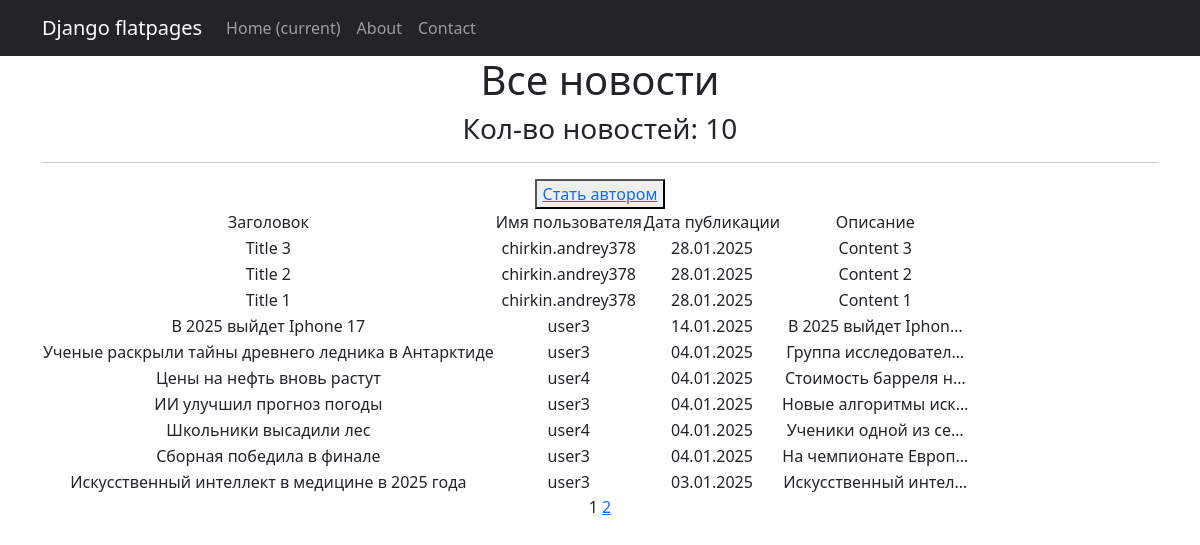
Before: /news/ with the older database file.
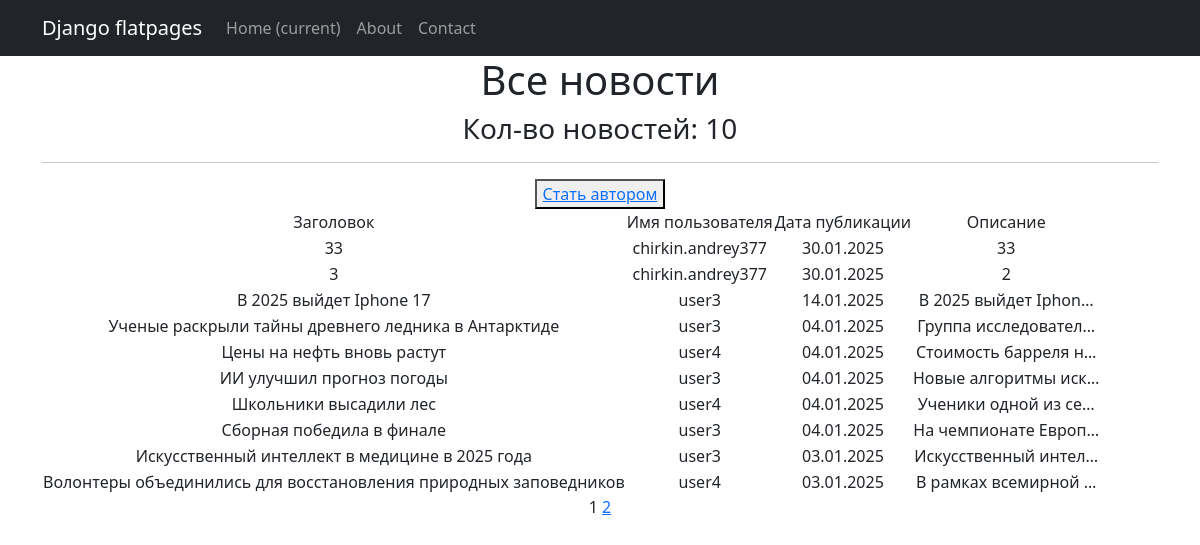
After: the same page with the newer database file.
### models_app/models.py (models this page shows, shortened)
class Post(models.Model):
    ARTICLE = 'AR'
    NEWS = 'NW'
    POST_TYPE_CHOICES = [
        (ARTICLE, 'Article'),
        (NEWS, 'News'),
    ]
    author = models.ForeignKey(Author, on_delete=models.CASCADE, related_name='posts')
    post_type = models.CharField(max_length=2, choices=POST_TYPE_CHOICES, default=ARTICLE)
    created_at = models.DateTimeField(auto_now_add=True)
    categories = models.ManyToManyField(Category, related_name='posts')
    title = models.CharField(max_length=255)
    content = models.TextField()
    rating = models.IntegerField(default=0)

class Author(models.Model):
    user = models.OneToOneField(User, on_delete=models.CASCADE, related_name='author')
    rating = models.IntegerField(default=0)

### models_app/views.py (the view)
# urls.py: path('news/', cache_page(60)(NewsList.as_view()), name='news_list'),
class NewsList(ListView):
    model = Post
    queryset = Post.objects.filter(post_type='NW').order_by('-created_at')
    template_name = 'news_list.html'
    context_object_name = 'news_list'
    paginate_by = 10
    def get_context_data(self, **kwargs):
        context = super().get_context_data(**kwargs)
        context['is_not_premium'] = not self.request.user.groups.filter(name='authors').exists()
        return context

### models_app/templatetags/custom_filters.py (called while the page is built)
@register.filter()
def censor(string):
    bad_words = ["убийство", "фальсификация", "хакеры"]
    if not isinstance(string, str):
        raise ValueError("Фильтр 'censor' можно применять только к строкам.")
    cleaned_string = ''.join(char for char in string if char.isalnum() or char.isspace()) #очистка строки от спец символов (!,$, и т.д.)
    words = cleaned_string.split()
    for word in words:
        if word.lower() in bad_words:
            censored_word = word[0] + "*" * (len(word) - 1)
            string = string.replace(word, censored_word)
    return string

@register.simple_tag(takes_context=True)
def url_replace(context, **kwargs):
   d = context['request'].GET.copy()
   for k, v in kwargs.items():
       d[k] = v
   return d.urlencode()

### templates/news_list.html (shortened to what this page needs)
{% extends 'flatpages/default.html' %}
{% load custom_filters %}
{% block content %}
<h1> Все новости </h1>
<h3> Кол-во новостей: {{ news_list|length }} </h3>
<hr>
{% if is_not_premium %}
<button> <a href="/sign/upgrade/"> Стать автором</a> </button>
{% endif %}
{% if news_list %}
    <table>
           <tr>
               <td>Заголовок</td>
               <td>Имя пользователя</td>
               <td>Дата публикации</td>
               <td>Описание</td>
           </tr>
           {% for news in news_list %}
           <tr>
               <td>{{ news.title|censor }}</td>
               <td>{{ news.author.user.username }}</td>
               <td>{{ news.created_at|date:'d.m.Y' }}</td>
               <td>{{ news.content|censor|truncatechars:20 }}</td>
           </tr>
           {% endfor %}
       </table>
{% else %}
    <h2> Новостей нет! </h2>
{% endif %}
   {{ page_obj.number }}
   {% if page_obj.has_next %}
       <a href="?{% url_replace page=page_obj.next_page_number %}">{{ page_obj.next_page_number }}</a>
   {% endif %}
{% endblock content %}

Changed rows visible on the page:
removed Post: title|censor "Title 3", author.user.username "chirkin.andrey378", created_at "28.01.2025", content|censor "Content 3"
removed Post: title|censor "Title 2", author.user.username "chirkin.andrey378", created_at "28.01.2025", content|censor "Content 2"
removed Post: title|censor "Title 1", author.user.username "chirkin.andrey378", created_at "28.01.2025", content|censor "Content 1"
added Post: title|censor "33", author.user.username "chirkin.andrey377", created_at "30.01.2025", content|censor "33"
added Post: title|censor "3", author.user.username "chirkin.andrey377", created_at "30.01.2025", content|censor "2"
now on this page (row unchanged): Post: title|censor "Волонтеры объединились для восстановления природных заповедников", author.user.username "user4", created_at "03.01.2025", content|censor "В рамках всемирной …"
